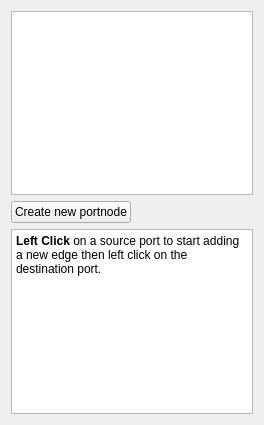
<?xml version="1.0" encoding="UTF-8"?>
<ui version="4.0">
 <class>AddPortNodeConfigurationWidget</class>
 <widget class="QWidget" name="AddPortNodeConfigurationWidget">
  <property name="geometry">
   <rect>
    <x>0</x>
    <y>0</y>
    <width>264</width>
    <height>425</height>
   </rect>
  </property>
  <property name="windowTitle">
   <string>Form</string>
  </property>
  <layout class="QVBoxLayout" name="verticalLayout_2">
   <item>
    <widget class="QListView" name="portNodeListView">
     <property name="editTriggers">
      <set>QAbstractItemView::NoEditTriggers</set>
     </property>
     <property name="dragEnabled">
      <bool>true</bool>
     </property>
     <property name="dragDropMode">
      <enum>QAbstractItemView::DragOnly</enum>
     </property>
    </widget>
   </item>
   <item>
    <layout class="QHBoxLayout" name="horizontalLayout">
     <item>
      <widget class="QPushButton" name="createPnButton">
       <property name="text">
        <string>Create new portnode</string>
       </property>
      </widget>
     </item>
     <item>
      <spacer name="horizontalSpacer">
       <property name="orientation">
        <enum>Qt::Horizontal</enum>
       </property>
       <property name="sizeHint" stdset="0">
        <size>
         <width>40</width>
         <height>20</height>
        </size>
       </property>
      </spacer>
     </item>
    </layout>
   </item>
   <item>
    <widget class="QTextBrowser" name="textBrowser">
     <property name="html">
      <string>&lt;!DOCTYPE HTML PUBLIC &quot;-//W3C//DTD HTML 4.0//EN&quot; &quot;http://www.w3.org/TR/REC-html40/strict.dtd&quot;&gt;
&lt;html&gt;&lt;head&gt;&lt;meta name=&quot;qrichtext&quot; content=&quot;1&quot; /&gt;&lt;style type=&quot;text/css&quot;&gt;
p, li { white-space: pre-wrap; }
&lt;/style&gt;&lt;/head&gt;&lt;body style=&quot; font-family:'Sans Serif'; font-size:9pt; font-weight:400; font-style:normal;&quot;&gt;
&lt;p style=&quot; margin-top:0px; margin-bottom:0px; margin-left:0px; margin-right:0px; -qt-block-indent:0; text-indent:0px;&quot;&gt;&lt;span style=&quot; font-weight:600;&quot;&gt;Left Click&lt;/span&gt; on a source port to start adding a new edge then left click on the destination port.&lt;/p&gt;&lt;/body&gt;&lt;/html&gt;</string>
     </property>
    </widget>
   </item>
  </layout>
 </widget>
 <resources/>
 <connections/>
</ui>
